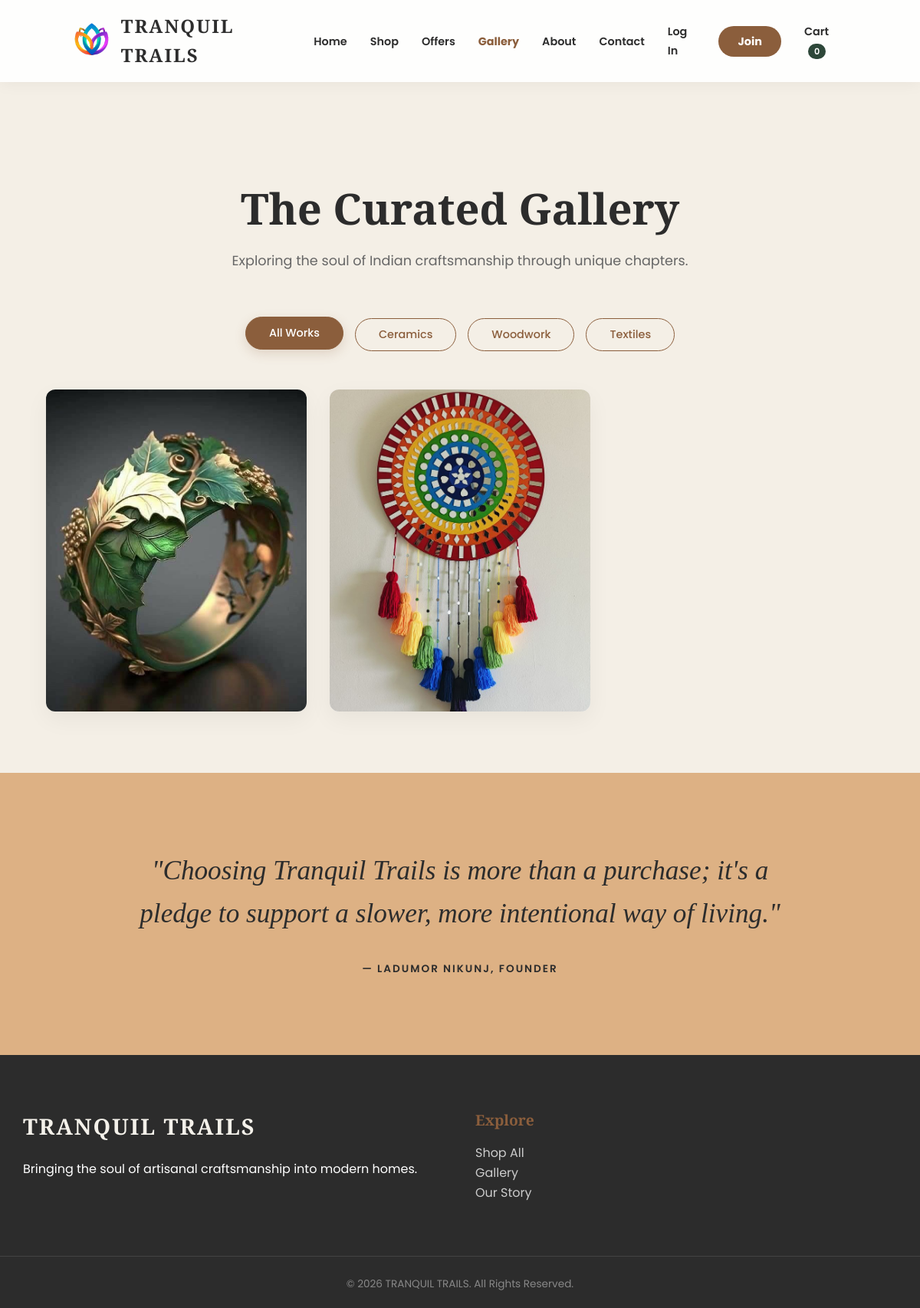
The page /gallery/ on the database as committed earlier.
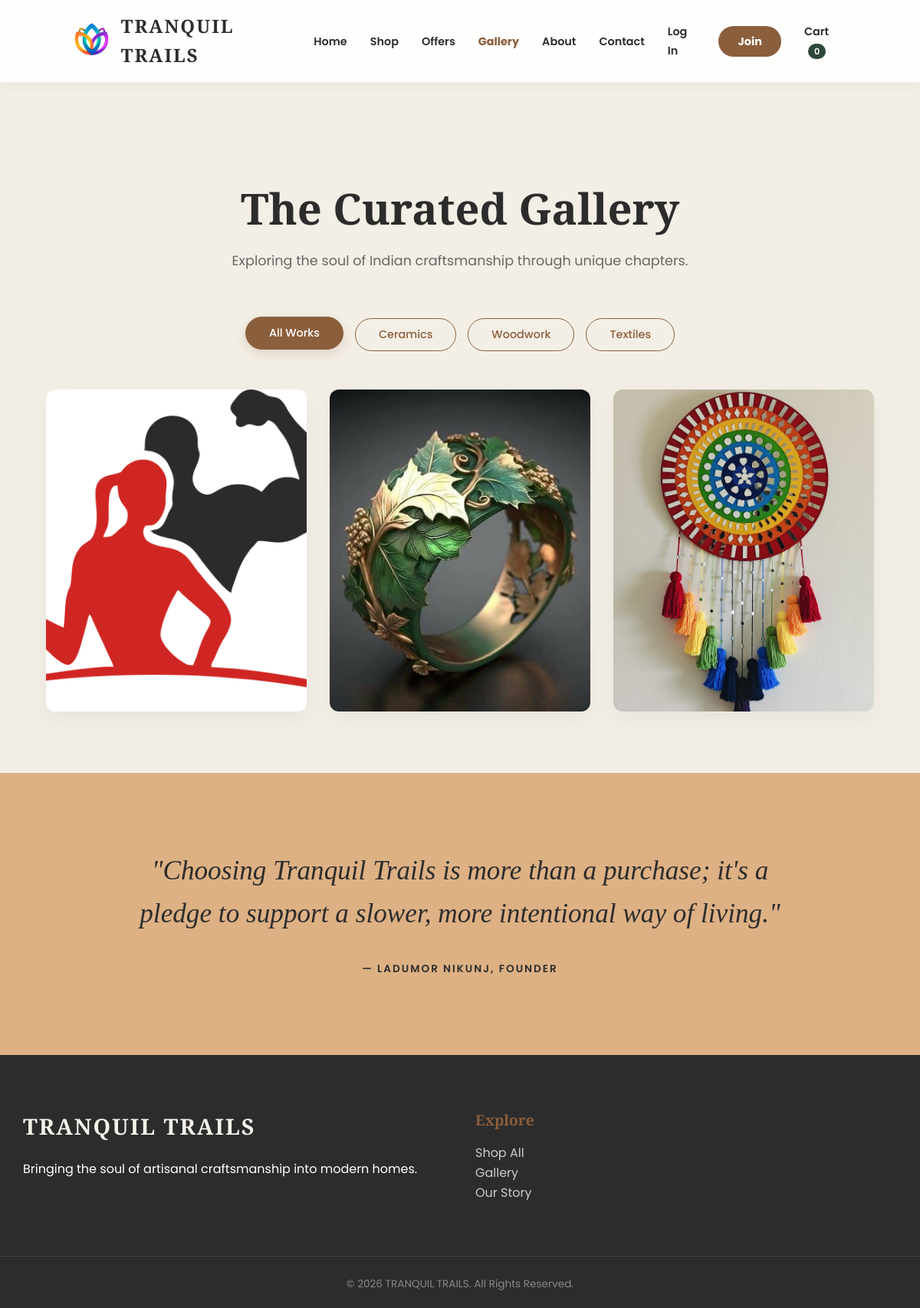
The same page on the database as committed later.
### core/models.py (models this page shows, shortened)
class GalleryItem(models.Model):
    CATEGORY_CHOICES = [
        ('ceramics', 'Ceramics'),
        ('wood', 'Woodwork'),
        ('textiles', 'Textiles'),
    ]
    title = models.CharField(max_length=100, blank=True)
    image = models.ImageField(upload_to='gallery/')
    category = models.CharField(max_length=50, choices=CATEGORY_CHOICES, default='ceramics')
    created_at = models.DateTimeField(auto_now_add=True)

### core/views.py (the view)
# urls.py: path('gallery/', views.gallery, name='gallery'),
def gallery(request):
    items = GalleryItem.objects.all().order_by('-created_at')
    return render(request, 'gallery.html', {'items': items})

### core/templates/gallery.html (shortened to what this page needs)
{% load static %}
<!DOCTYPE html>
<html lang="en">
<head>
    <link rel="stylesheet" href="https://cdnjs.cloudflare.com/ajax/libs/font-awesome/6.4.0/css/all.min.css">
    <link href="https://unpkg.com/aos@2.3.1/dist/aos.css" rel="stylesheet">
    <link rel="stylesheet" href="{% static 'styles.css' %}">
</head>
<body>
    <nav>
        <a href="{% url 'home' %}" class="logo-container">
            <img src="{% static 'Adobe Express - file.png' %}" alt="Logo" class="logo-img">
            <span class="logo-text">TRANQUIL TRAILS</span>
        </a>
        <ul class="nav-links" id="navLinks">
            <li><a href="{% url 'home' %}">Home</a></li>
            <li><a href="{% url 'shop' %}">Shop</a></li>
            <li><a href="{% url 'offers' %}">Offers</a></li>
            <li><a href="{% url 'gallery' %}" style="color: #8B5E3C; font-weight: bold;">Gallery</a></li>
            <li><a href="{% url 'about' %}">About</a></li>
            <li><a href="{% url 'Contact' %}">Contact</a></li>
            {% if user.is_authenticated %}
                <li>
                    <div class="nav-user-container">
                        <img src="https://cdn-icons-png.flaticon.com/512/3135/3135715.png" class="user-avatar" id="userAvatarBtn">
                        <div class="profile-dropdown" id="profileDropdown">
                            <div style="padding: 10px 16px; font-weight: bold; background: #f9f9f9; font-size: 0.8rem; border-bottom: 1px solid #eee;">
                                Hi, {{ user.first_name|default:user.username }}
                            </div>
                            <a href="#">My Orders</a>
                            <a href="#" onclick="logoutUser()" class="logout-btn">Logout</a>
                        </div>
                    </div>
                </li>
            {% else %}
                <li><a href="{% url 'login' %}">Log In</a></li>
                <li><a href="{% url 'signup' %}" style="background: #8B5E3C; color: white; padding: 10px 25px; border-radius: 50px; font-weight: bold;">Join</a></li>
            {% endif %}
            <li id="cartNavItem">
                <a href="#" id="cart-link">Cart <span class="cart-count-pill" id="cart-count">0</span></a>
            </li>
        </ul>
    </nav>
    <section class="gallery-container">
        <div class="gallery-header">
            <h1>The Curated Gallery</h1>
            <p>Exploring the soul of Indian craftsmanship through unique chapters.</p>
        </div>
        <div class="filter-bar">
            <button class="filter-btn active" onclick="filterItems('all', event)">All Works</button>
            <button class="filter-btn" onclick="filterItems('Ceramics', event)">Ceramics</button>
            <button class="filter-btn" onclick="filterItems('Wood', event)">Woodwork</button>
            <button class="filter-btn" onclick="filterItems('Textiles', event)">Textiles</button>
        </div>
        <div class="gallery-grid" id="galleryGrid">
            {% for item in items %}
            <div class="gallery-item" data-category="{{ item.category }}">
                <a href="{% url 'gallery_detail' item.id %}" class="card-link">
                    {% if item.image %}
                        <img src="{{ item.image.url }}" class="item-img" alt="{{ item.title }}">
                    {% else %}
                        <img src="{% static 'placeholder.jpg' %}" class="item-img" alt="Placeholder">
                    {% endif %}
                </a>
            </div>
            {% empty %}
                <p style="text-align: center; grid-column: 1/-1; color:#888;">No artwork in the gallery yet.</p>
            {% endfor %}
        </div>
    </section>
    <section class="quote-section">
        <div class="quote-box" data-aos="fade-up">
            <p>"Choosing Tranquil Trails is more than a purchase; it's a pledge to support a slower, more intentional way of living."</p>
            <span class="author">— Ladumor Nikunj, Founder</span>
        </div>
    </section>
    <footer class="main-footer">
        <div class="footer-container">
            <div class="footer-section about">
                <h3 class="footer-logo">TRANQUIL TRAILS</h3>
                <p>Bringing the soul of artisanal craftsmanship into modern homes.</p>
            </div>
            <div class="footer-section links">
                <h4 style="color: #8B5E3C; margin-bottom: 15px;">Explore</h4>
                <ul>
                    <li><a href="{% url 'shop' %}" style="color: #ccc;">Shop All</a></li>
                    <li><a href="{% url 'gallery' %}" style="color: #ccc;">Gallery</a></li>
                    <li><a href="{% url 'about' %}" style="color: #ccc;">Our Story</a></li>
                </ul>
            </div>
        </div>
        <div class="footer-bottom"><p>&copy; 2026 TRANQUIL TRAILS. All Rights Reserved.</p></div>
    </footer>
</body>
</html>

### core/static/styles.css (style rules this page uses)
:root { --primary: #8B5E3C; --accent: #2D4739; --bg: #F4EFE6; --white: #ffffff; --text: #2d2d2d; }
* { margin: 0; padding: 0; box-sizing: border-box; }
body { font-family: 'Poppins', sans-serif; background: var(--bg); color: var(--text); line-height: 1.6; overflow-x: hidden; }
nav { display: flex; justify-content: space-between; align-items: center; padding: 15px 8%; background: rgba(255, 255, 255, 0.9); backdrop-filter: blur(10px); position: sticky; top: 0; z-index: 1000; box-shadow: 0 2px 20px rgba(0,0,0,0.05); }
.logo-container { display: flex; align-items: center; text-decoration: none; z-index: 1001; }
.logo-img { height: 50px; width: auto; margin-right: 15px; object-fit: contain; }
.logo-text { font-family: 'Playfair Display', serif; font-size: 1.5rem; font-weight: bold; color: var(--text); letter-spacing: 2px; }
.nav-links { display: flex; list-style: none; gap: 30px; align-items: center; }
.nav-links a { text-decoration: none; color: var(--text); font-size: 0.9rem; font-weight: 600; transition: 0.3s; }
.cart-count-pill { background: var(--accent); color: white; padding: 2px 8px; border-radius: 20px; font-size: 0.7rem; margin-left: 5px; }
.filter-btn { white-space: nowrap; padding: 10px 24px; border-radius: 50px; border: 1px solid #ddd; background: var(--white); color: var(--text); font-size: 0.85rem; font-weight: 500; cursor: pointer; transition: all 0.3s cubic-bezier(0.4, 0, 0.2, 1); }
.filter-btn.active { background: var(--primary); color: var(--white); border-color: var(--primary); box-shadow: 0 4px 12px rgba(139, 94, 60, 0.3); }
.main-footer { background-color: #2c2c2c; color: #f4f4f4; padding: 80px 5% 20px; font-family: 'Poppins', sans-serif; margin-top: 50px; }
.footer-container { display: grid; grid-template-columns: 2fr 1fr 2fr; gap: 40px; max-width: 1200px; margin: 0 auto; }
.footer-logo { font-family: 'Playfair Display', serif; font-size: 1.5rem; letter-spacing: 2px; margin-bottom: 15px; }
.footer-section h4 { font-family: 'Playfair Display', serif; font-size: 1.2rem; margin-bottom: 20px; color: #d4a373; }
.footer-section ul { list-style: none; }
.footer-section ul li a { color: #ccc; text-decoration: none; transition: color 0.3s; }
.footer-bottom { border-top: 1px solid #444; margin-top: 50px; padding-top: 20px; text-align: center; font-size: 0.8rem; color: #888; }

Rows that differ between the two databases and show on the page:
added GalleryItem: image (picture)
